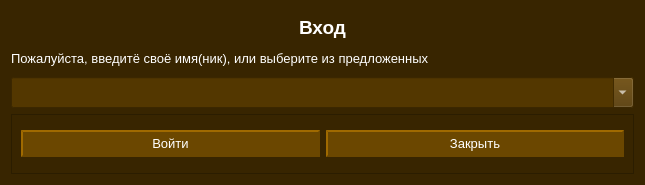
<?xml version="1.0" encoding="UTF-8"?>
<ui version="4.0">
 <class>DialogSignIn</class>
 <widget class="QDialog" name="DialogSignIn">
  <property name="geometry">
   <rect>
    <x>0</x>
    <y>0</y>
    <width>645</width>
    <height>185</height>
   </rect>
  </property>
  <property name="windowTitle">
   <string>Прошу, входите</string>
  </property>
  <property name="styleSheet">
   <string notr="true">background-color: rgb(56, 37, 0); color: White;</string>
  </property>
  <layout class="QVBoxLayout" name="verticalLayout">
   <item>
    <widget class="QLabel" name="label">
     <property name="text">
      <string>&lt;html&gt;&lt;head/&gt;&lt;body&gt;&lt;p align=&quot;center&quot;&gt;&lt;span style=&quot; font-size:14pt; font-weight:600; color:#ffffff;&quot;&gt;Вход&lt;/span&gt;&lt;/p&gt;&lt;p&gt;&lt;span style=&quot; font-size:10pt; color:#ffffff;&quot;&gt;Пожалуйста, введитё своё имя(ник), или выберите из предложенных &lt;/span&gt;&lt;/p&gt;&lt;/body&gt;&lt;/html&gt;</string>
     </property>
    </widget>
   </item>
   <item>
    <widget class="QComboBox" name="comboBoxNick">
     <property name="sizePolicy">
      <sizepolicy hsizetype="Preferred" vsizetype="Maximum">
       <horstretch>0</horstretch>
       <verstretch>0</verstretch>
      </sizepolicy>
     </property>
     <property name="sizeIncrement">
      <size>
       <width>0</width>
       <height>0</height>
      </size>
     </property>
     <property name="font">
      <font>
       <pointsize>14</pointsize>
      </font>
     </property>
     <property name="styleSheet">
      <string notr="true">background-color: rgb(83, 55, 0); color: White</string>
     </property>
     <property name="editable">
      <bool>true</bool>
     </property>
    </widget>
   </item>
   <item>
    <widget class="QFrame" name="frameButtons">
     <property name="frameShape">
      <enum>QFrame::StyledPanel</enum>
     </property>
     <property name="frameShadow">
      <enum>QFrame::Raised</enum>
     </property>
     <layout class="QHBoxLayout" name="horizontalLayout">
      <item>
       <widget class="QPushButton" name="pushButtonSignIn">
        <property name="font">
         <font>
          <pointsize>10</pointsize>
         </font>
        </property>
        <property name="styleSheet">
         <string notr="true">QPushButton {background-color: rgb(107, 71, 0);color:White;border-style: outset;border-width: 2px;border-radius: 15px;border-color: rgb(107, 71, 0);padding: 4px;}
QPushButton:pressed {background-color: #382500;color: White;border-style: outset;border-width: 2px;border-radius: 15px;border-color: #241800;padding: 4px;}</string>
        </property>
        <property name="text">
         <string>Войти</string>
        </property>
       </widget>
      </item>
      <item>
       <widget class="QPushButton" name="pushButtonExit">
        <property name="font">
         <font>
          <pointsize>10</pointsize>
         </font>
        </property>
        <property name="styleSheet">
         <string notr="true">QPushButton {background-color: rgb(107, 71, 0);color:White;border-style: outset;border-width: 2px;border-radius: 15px;border-color: rgb(107, 71, 0);padding: 4px;}
QPushButton:pressed {background-color: #382500;color: White;border-style: outset;border-width: 2px;border-radius: 15px;border-color: #241800;padding: 4px;}</string>
        </property>
        <property name="text">
         <string>Закрыть</string>
        </property>
       </widget>
      </item>
     </layout>
    </widget>
   </item>
  </layout>
 </widget>
 <resources/>
 <connections/>
</ui>
